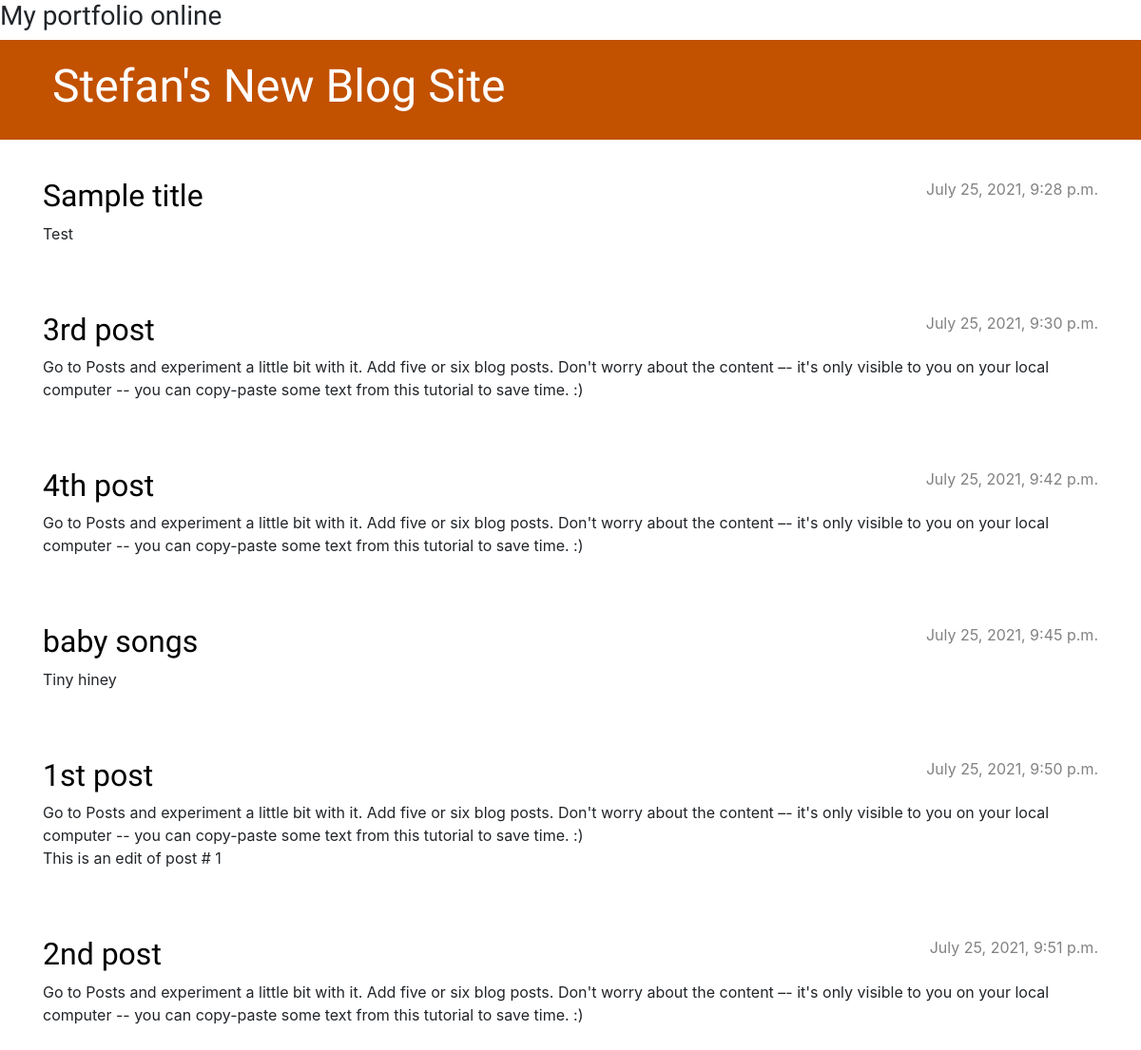
The app's page /, older data.
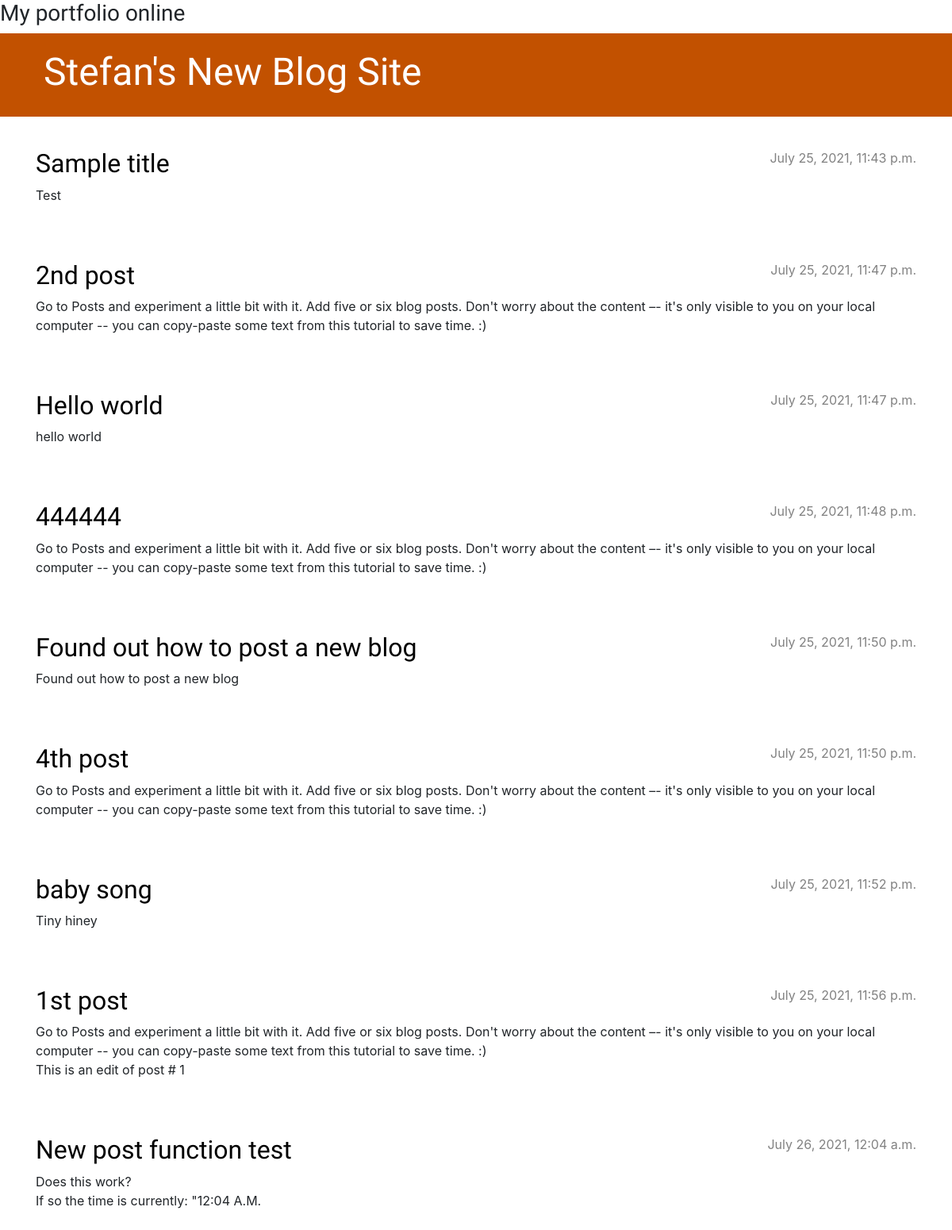
The same page, newer data.
### blog/models.py (models this page shows, shortened)
class Post(models.Model):
    author = models.ForeignKey(settings.AUTH_USER_MODEL, on_delete=models.CASCADE)
    title = models.CharField(max_length=200)
    text = models.TextField()
    created_date = models.DateTimeField(default=timezone.now)
    published_date = models.DateTimeField(blank=True, null=True)

### blog/views.py (the view)
# urls.py: path('', views.post_list, name='post_list'),
def post_list(request):
    posts = Post.objects.filter(published_date__lte=timezone.now()).order_by('published_date')
    return render(request, 'blog/post_list.html', {'posts': posts})

### blog/templates/blog/post_list.html
{% extends 'blog/base.html' %}
{% block content %}
    {% for post in posts %}
        <article class="post">
            <time class="date">
                {{ post.published_date }}
            </time>
            <h2><a href="{% url 'post_detail' pk=post.pk %}">{{ post.title }}</a></h2>
            <p>{{ post.text|linebreaksbr }}</p>
        </article>
    {% endfor %}
{% endblock %}

### blog/templates/blog/base.html (shortened to what this page needs)
{% load static %}
<!DOCTYPE html>
<html>
    <head>
        <div>
            <h3>
                My portfolio online
            </h3>
        </div>
        <link rel="stylesheet" href="https://cdn.jsdelivr.net/npm/bootstrap@4.5.3/dist/css/bootstrap.min.css">
        <link rel="stylesheet" href="{% static 'css/blog.css' %}">
    </head>
    <body>
        <header class="page-header">
            <div class="container">
                <h1><a href="/">Stefan's New Blog Site</a></h1>
            </div>
        </header>
        <main class="content container">
            <div class="row">
                <div class="col">
                    {% block content %}
                    {% endblock %}
                </div>
            </div>
        </main>
    </body>
</html>

### blog/static/css/blog.css (style rules this page uses)
.page-header { background-color: #C25100; margin-top: 0; margin-bottom: 40px; padding: 20px 20px 20px 40px; }
.page-header h1, .page-header h1 a, .page-header h1 a:visited, .page-header h1 a:active { color: #ffffff; font-size: 36pt; text-decoration: none; }
h1, h2, h3, h4 { font-family: 'Lobster', cursive; }
.date { color: #828282; }
.post { margin-bottom: 70px; }
.post h2 a, .post h2 a:visited { color: #000000; }
.post > .date, .post > .actions { float: right; }

Row changes from the older to the newer data that the page shows:
changed Post "Sample title": published_date "July 25, 2021, 9:28 p.m." → "July 25, 2021, 11:43 p.m."
changed Post "2nd post": published_date "July 25, 2021, 9:51 p.m." → "July 25, 2021, 11:47 p.m."; moves up the list
added Post: published_date "July 25, 2021, 11:47 p.m.", title "Hello world", text "hello world"
changed Post: published_date "July 25, 2021, 9:30 p.m." → "July 25, 2021, 11:48 p.m."; title "3rd post" → "444444"
added Post: published_date "July 25, 2021, 11:50 p.m.", title "Found out how to post a new blog", text "Found out how to post a new blog"
changed Post "4th post": published_date "July 25, 2021, 9:42 p.m." → "July 25, 2021, 11:50 p.m."
changed Post "Tiny hiney": published_date "July 25, 2021, 9:45 p.m." → "July 25, 2021, 11:52 p.m."; title "baby songs" → "baby song"
changed Post "1st post": published_date "July 25, 2021, 9:50 p.m." → "July 25, 2021, 11:56 p.m."
added Post: published_date "July 26, 2021, 12:04 a.m.", title "New post function test", text "Does this work? If so the time is currently: \"12:04 A.M."
